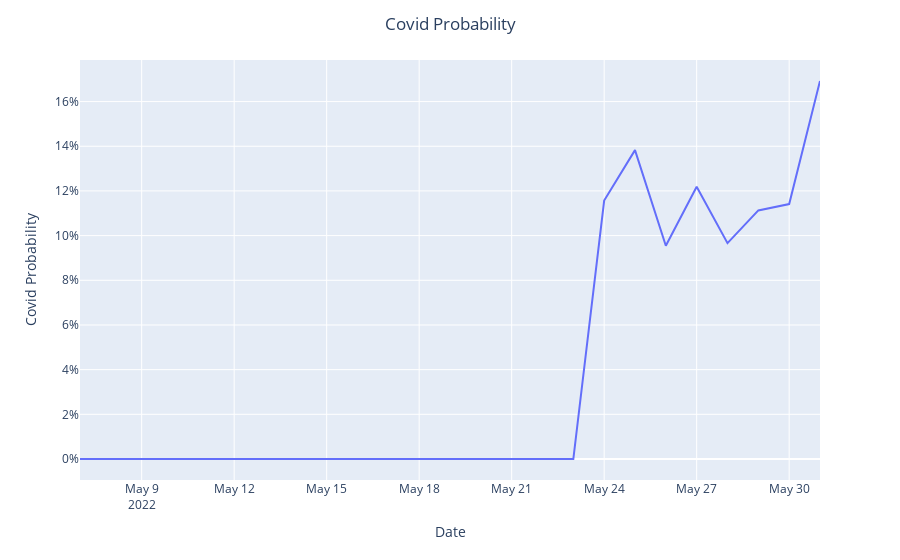

The code cell stored with this chart in its notebook:
### Markdown cell above
### Covid Probability by Percentage
> covid_prob in VisableWhoop

### Code cell
df['prob_covid'] = df['prob_covid'].fillna(0)

fig = px.line(df, x='de_date', y="prob_covid",
            labels={'de_date': 'Date', 'prob_covid':'Covid Probability'})


fig.layout.yaxis.tickformat = ',.0%'
fig.update_layout(title_text='Covid Probability', title_x=0.5)

fig.show()

### Figure 1 — Plotly figure (JSON) as saved in the notebook; plotly's stock layout.template omitted (floating-point values rounded to 4 significant figures)
{"data": [{"hovertemplate": "Date=%{x}<br>Covid Probability=%{y}<extra></extra>", "legendgroup": "", "line": {"color": "#636efa", "dash": "solid"}, "marker": {"symbol": "circle"}, "mode": "lines", "name": "", "orientation": "v", "showlegend": false, "type": "scatter", "x": ["2022-05-07", "2022-05-08", "2022-05-09", "2022-05-10", "2022-05-11", "2022-05-12", "2022-05-13", "2022-05-14", "2022-05-15", "2022-05-16", "2022-05-17", "2022-05-18", "2022-05-19", "2022-05-20", "2022-05-21", "2022-05-22", "2022-05-23", "2022-05-24", "2022-05-25", "2022-05-26", "2022-05-27", "2022-05-28", "2022-05-29", "2022-05-30", "2022-05-31"], "xaxis": "x", "y": [0, 0, 0, 0, 0, 0, 0, 0, 0, 0, 0, 0, 0, 0, 0, 0, 0, 0.1157, 0.1383, 0.09548, 0.1218, 0.09663, 0.1113, 0.1141, 0.1692], "yaxis": "y"}], "layout": {"legend": {"tracegroupgap": 0}, "margin": {"t": 60}, "title": {"text": "Covid Probability", "x": 0.5}, "xaxis": {"anchor": "y", "domain": [0, 1], "title": {"text": "Date"}}, "yaxis": {"anchor": "x", "domain": [0, 1], "tickformat": ",.0%", "title": {"text": "Covid Probability"}}}}
